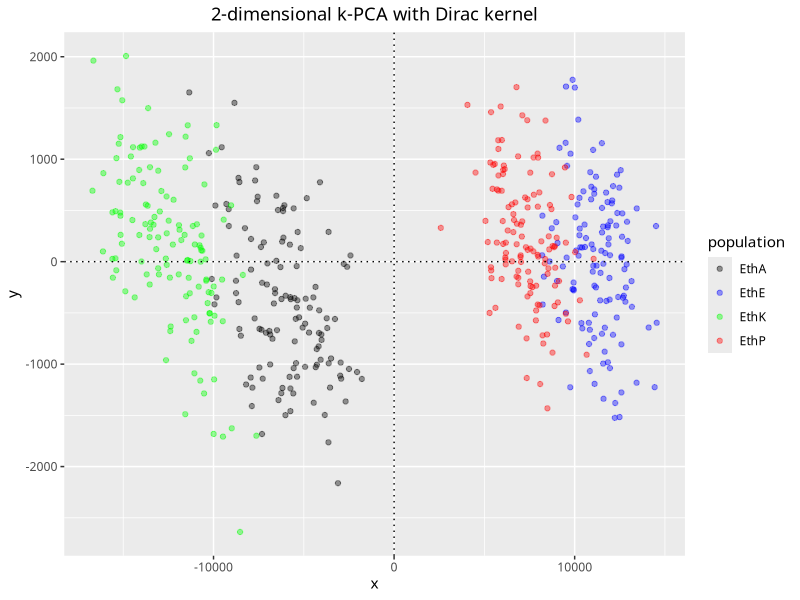

This chart was generated by the following R code:
#################### Load the kernel matrix and libraries #################### 



library(kernlab)
library(ggplot2)
set.seed(1234)


K <- as.matrix(read.csv("../kernel_matrices/11_gram.txt", header=F, sep=" "))
K <- as.kernelMatrix(K)
N <- dim(K)[1]
population <- as.factor(as.matrix(read.csv("../data/population.csv", header=F)))



#################### kSVM #################### 

## First we should split the data into learning (2/3) and test (1/3) parts
ntrain <- round(N*2/3)      # number of training examples
tindex <- sample(N, ntrain) # indices of training examples


## The fit a SVM in the train part
svm1.train <- ksvm(K[tindex,tindex], population[tindex], type="C-svc", kernel='matrix')

## and make it predict the test part

## Let's call SV the set of obtained support vectors

## Then it becomes tricky. We must compute the test-vs-SV kernel matrix
## which we do in two phases:

# First the test-vs-train matrix
testK <- K[-tindex, tindex]
# then we extract the SV from the train
testK <- testK[, SVindex(svm1.train), drop=FALSE]

# Now we can predict the test data
# Warning: here we MUST convert the matrix testK to a 'kernelMatrix'
y1 <- predict(svm1.train, as.kernelMatrix(testK))

table (pred=y1, truth=population[-tindex])

cat('Error rate = ', 100*sum(y1 != population[-tindex])/length(y1), '%')



#################### kPCA #################### 



kpc.snp <- kpca (K, features=5, kernel="matrix")
data <- as.data.frame(kpc.snp@rotated[,1:2])
colnames(data) <- c("x", "y")
data$population <- population

MyPalette <- c(EthA = "black", EthE = "blue", EthK = "green", EthP = "red")

g2 <- ggplot(data, aes(x=x, y=y, color=population)) + geom_point(alpha=.4)
g2 + geom_vline(xintercept=0, linetype="dotted") + geom_hline(yintercept=0, linetype="dotted") + 
  labs(title="2-dimensional k-PCA with Dirac kernel") +
  theme(plot.title = element_text(hjust = 0.5)) + theme(text=element_text(family="Ubuntu")) +
  scale_colour_manual(values = MyPalette)
